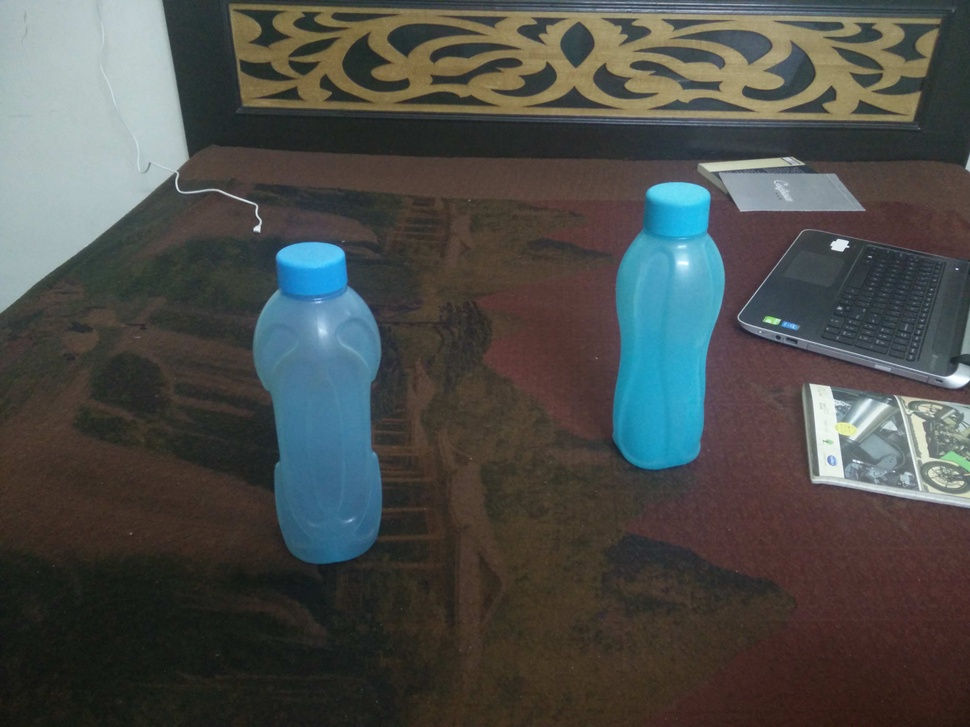
#> input picture images/acute.jpg, 970 x 727 px, shrunk from 4160 x 3120 before the run, given in place of the camera
$ python color_morpho_trimmed.py
#> lines starting #> are read from the running program, lines starting #| are printed output that depends on the picture; after the words box and inside, x2 and y2 are one past the last pixel; in counts of white or black regions, pixels touching at a corner belong together
# python color_morpho_trimmed.py

from imutils.video import VideoStream
import cv2
import numpy as np

camera = VideoStream(src=0).start()

while True:
	image = camera.read()
#> image is the input picture: shape (727, 970, 3); mean B, G, R 74.1, 76.8, 75.1
	frame_to_thresh = cv2.cvtColor(image, cv2.COLOR_BGR2HSV)
#> frame_to_thresh: shape (727, 970, 3); mean H, S, V 53.8, 70.2, 87.7

	thresh = cv2.inRange(frame_to_thresh, (100, 145, 80), (255, 255, 255)) # set min & max HSV values
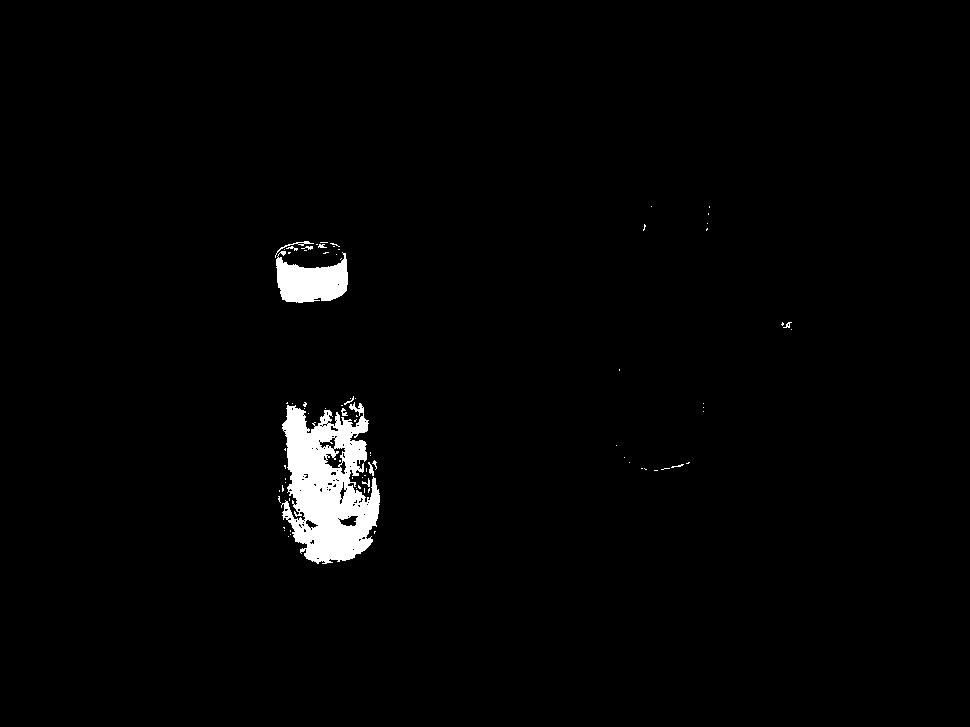
#> thresh: shape (727, 970); 1.9% white; 80 white regions (67 under 20 px), largest, box (x1, y1, x2, y2) and area: (281, 402, 380, 564) 10163, (276, 251, 348, 303) 2488, (275, 241, 314, 258) 76

	kernel = np.ones((5,5),np.uint8)
	mask = cv2.morphologyEx(thresh, cv2.MORPH_OPEN, kernel)
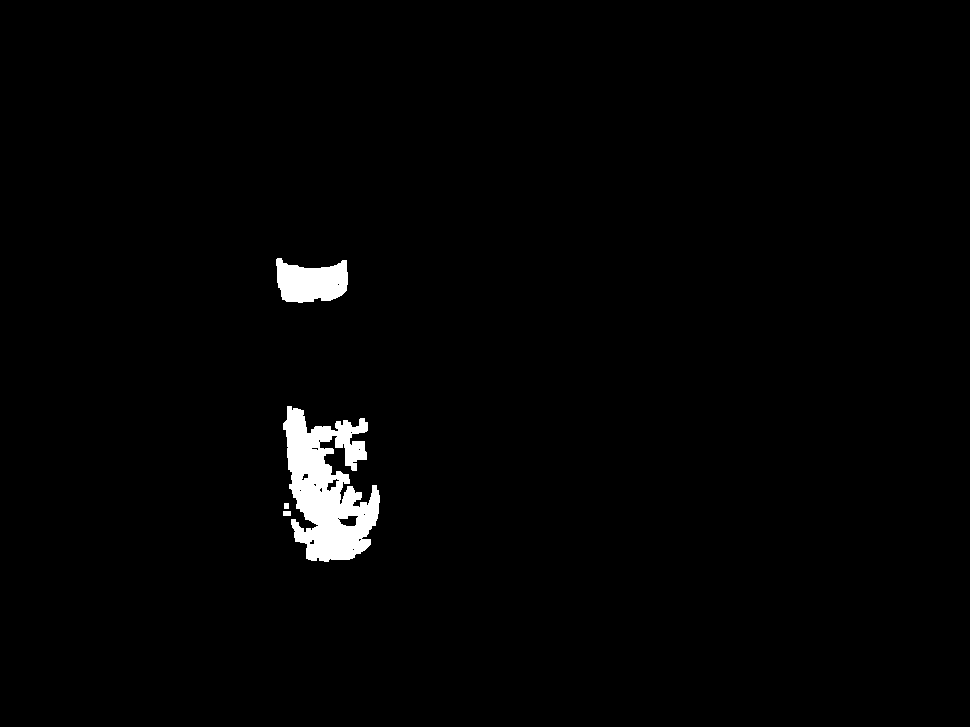
#> mask: shape (727, 970); 1.6% white; 4 white regions, box (x1, y1, x2, y2) and area: (283, 406, 380, 562) 8926, (276, 258, 348, 303) 2422, (283, 511, 291, 516) 40, (284, 503, 289, 509) 30
	mask = cv2.morphologyEx(mask, cv2.MORPH_CLOSE, kernel)
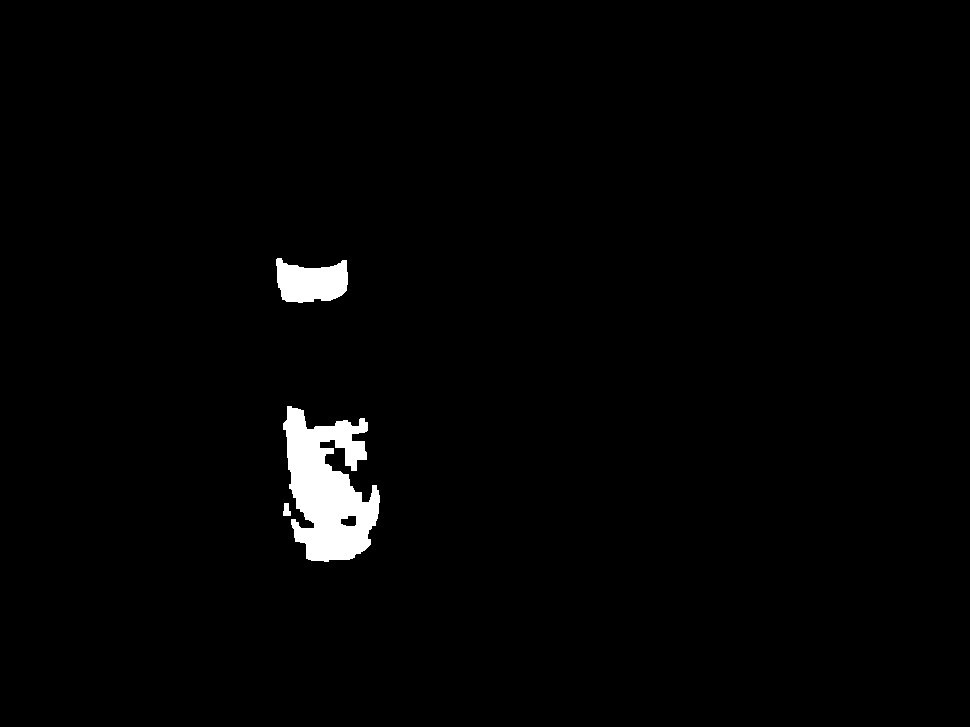
#> mask: shape (727, 970); 1.7% white; 3 white regions

	cnts = cv2.findContours(mask.copy(), cv2.RETR_EXTERNAL,cv2.CHAIN_APPROX_SIMPLE)[-2]
#> cnts = 3 contours; box (x1, y1, x2, y2) and area: (283, 406, 380, 562) 9091, (276, 258, 348, 303) 2319, (283, 503, 291, 516) 61

	if len(cnts) > 0:

		c = max(cnts, key=cv2.contourArea)
#> c = contour of 224 points, box (x1, y1, x2, y2) (283, 406, 380, 562), area 9091
		((x, y), radius) = cv2.minEnclosingCircle(c)
#> x = 319.5; y = 482; radius = 82.66
		M = cv2.moments(c)
#> M = moments, m00 9091, centre m10/m00, m01/m00 = (328, 489.6)
		center = (int(M["m10"] / M["m00"]), int(M["m01"] / M["m00"]))
#> center = (328, 489)

		if radius > 10:
			cv2.circle(image, (int(x), int(y)), int(radius),(0, 255, 255), 2)
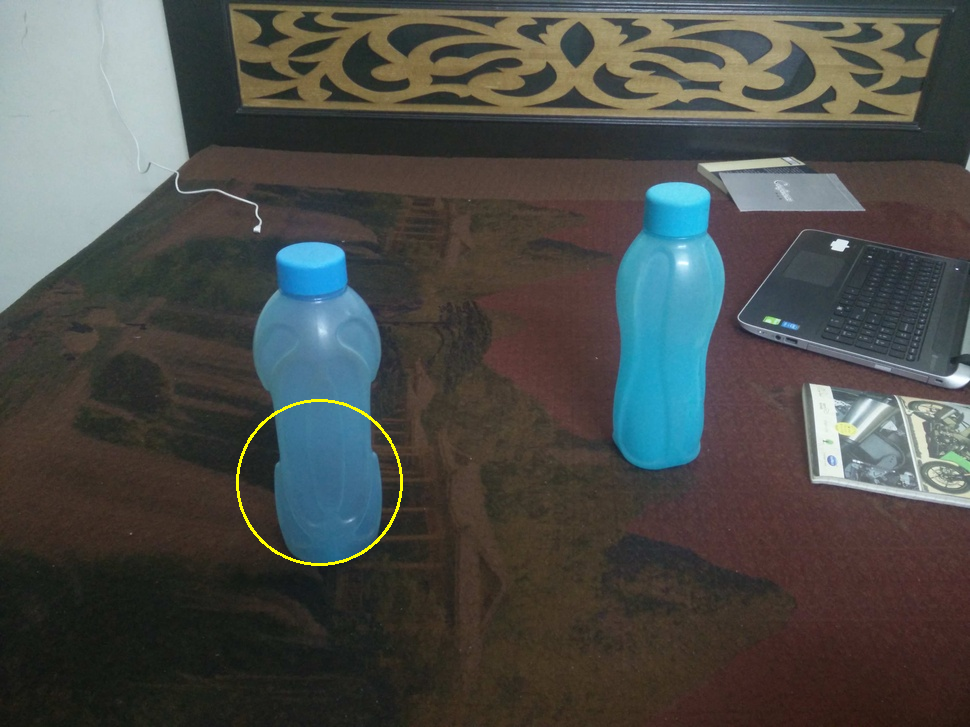
#> image: shape (727, 970, 3); 0.22% of pixels changed, all inside (x1, y1, x2, y2) = (236, 399, 403, 566)
			cv2.circle(image, center, 3, (0, 0, 255), -1)
#> image: shape (727, 970, 3); under 0.01% of pixels changed, all inside (x1, y1, x2, y2) = (325, 486, 332, 493)
			cv2.putText(image,"centroid", (center[0]+10,center[1]), cv2.FONT_HERSHEY_SIMPLEX, 0.4,(0, 0, 255),1)
#> image: shape (727, 970, 3); mean B, G, R 73.9, 77.3, 75.6
			cv2.putText(image,"("+str(center[0])+","+str(center[1])+")", (center[0]+10,center[1]+15), cv2.FONT_HERSHEY_SIMPLEX, 0.4,(0, 0, 255),1)
#> image: shape (727, 970, 3); mean B, G, R 73.9, 77.2, 75.6

		cv2.imshow("Original", image)
		cv2.imshow("Thresh", thresh)

		if cv2.waitKey(1) & 0xFF is ord('q'):
#> (key q is pressed here)
			break

cv2.destroyAllWindows()
camera.stop()

$ run again, on images/negative.jpg
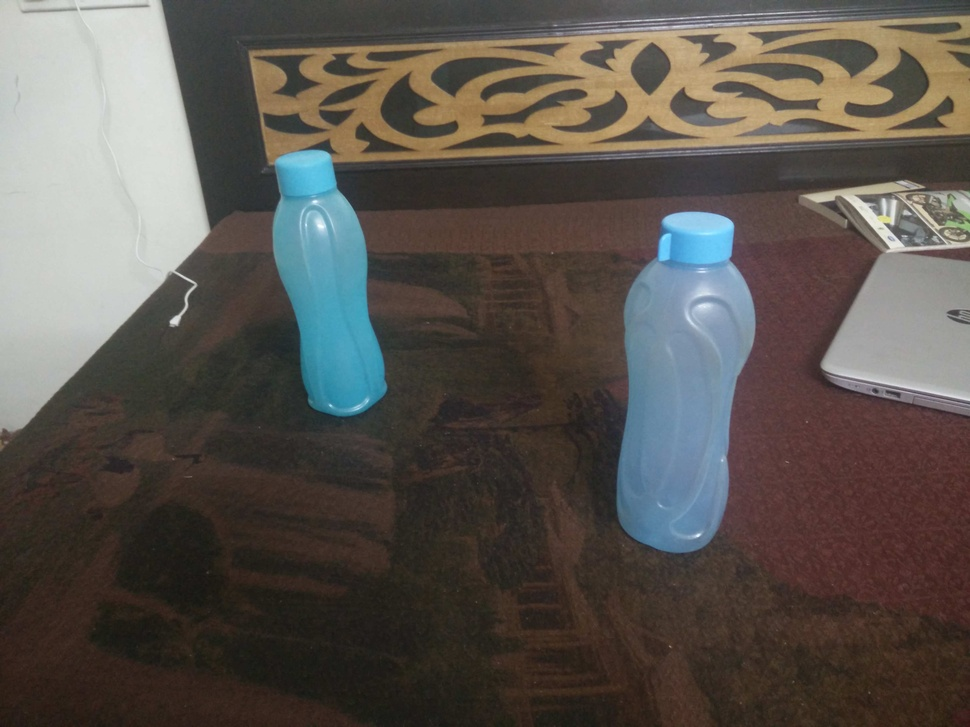
#> input picture images/negative.jpg, 970 x 727 px, shrunk from 4160 x 3120 before the run, given in place of the camera
#> image is the input picture: shape (727, 970, 3); mean B, G, R 79.3, 84.9, 90.4
#> frame_to_thresh: shape (727, 970, 3); mean H, S, V 36.2, 67.6, 96.9
#> `thresh = cv2.inRange(frame_to_thresh, (100, 145, 80), (255, 255, 255))`:
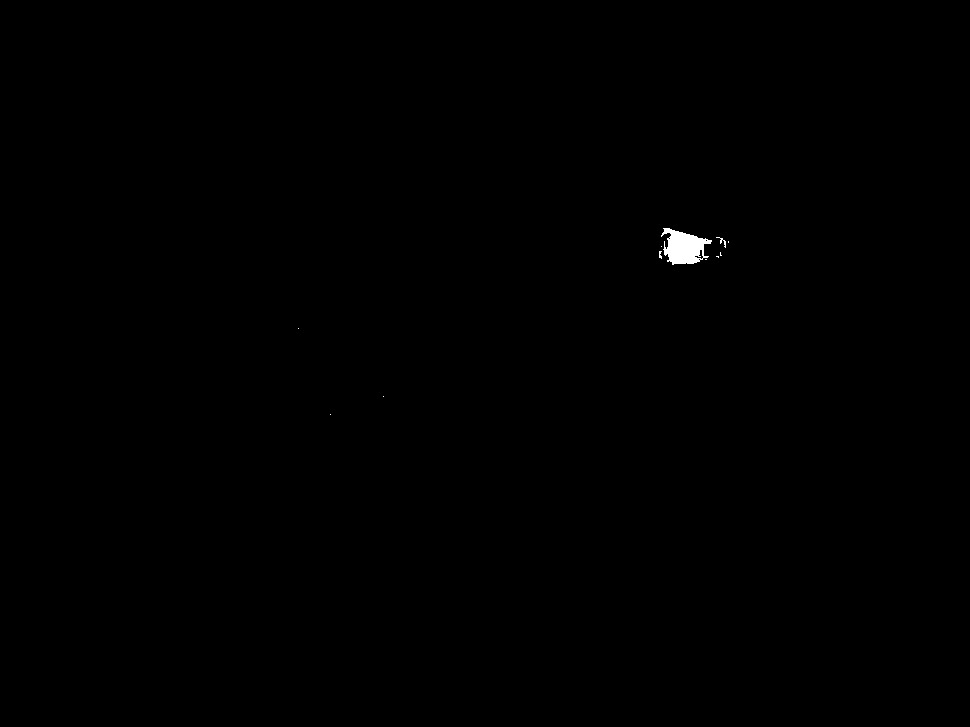
#> thresh: shape (727, 970); 0.17% white; 11 white regions (9 under 20 px), largest, box (x1, y1, x2, y2) and area: (661, 228, 712, 265) 1139, (716, 237, 726, 248) 30
#> cnts = 1 contour; box (x1, y1, x2, y2) and area: (664, 228, 706, 264) 962
#> c = contour of 53 points, box (x1, y1, x2, y2) (664, 228, 706, 264), area 962
#> x = 681.9; y = 243.2; radius = 23.49
#> M = moments, m00 962, centre m10/m00, m01/m00 = (683.2, 247.2)
#> center = (683, 247)
#> `cv2.circle(image, (int(x), int(y)), int(radius),(0, 255, 255), 2)`:
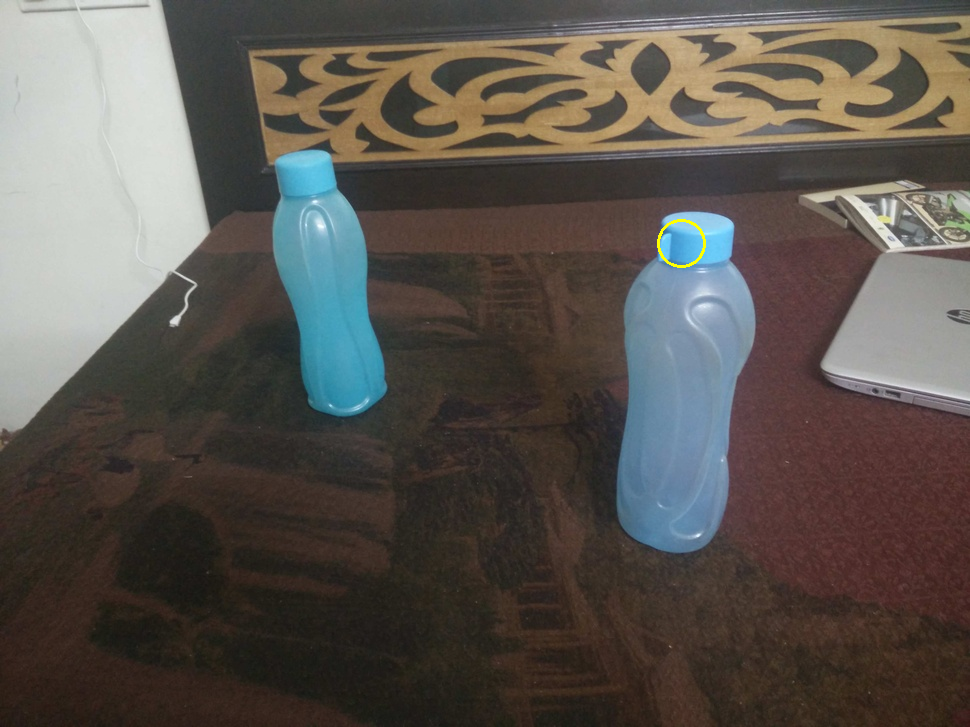
#> image: shape (727, 970, 3); 0.06% of pixels changed, all inside (x1, y1, x2, y2) = (657, 219, 706, 268)

$ run again, on images/obtuse.jpg
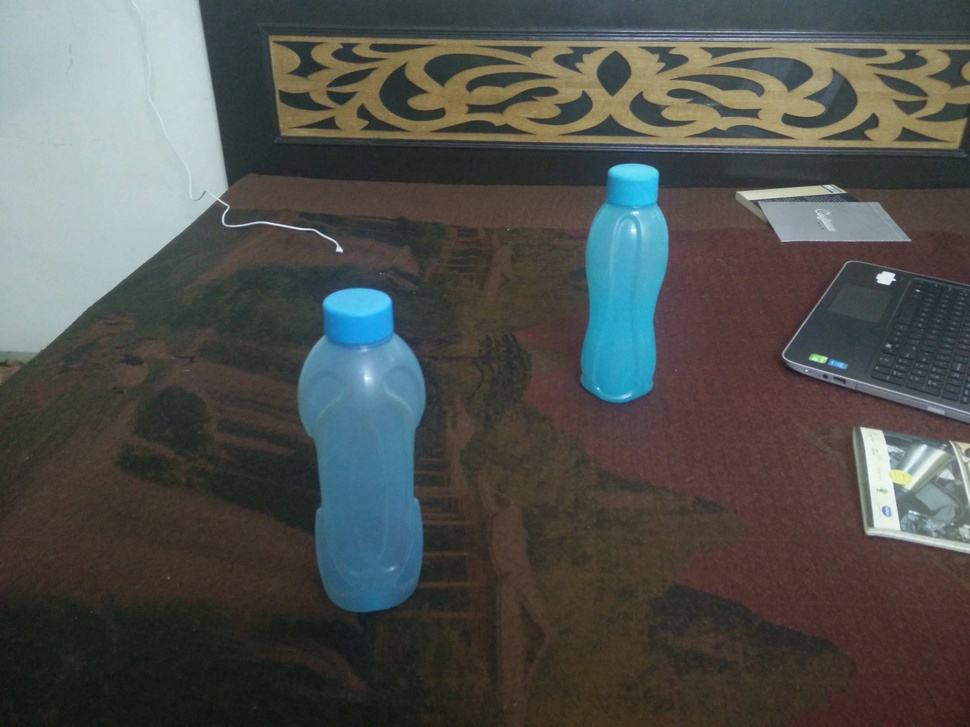
#> input picture images/obtuse.jpg, 970 x 727 px, shrunk from 4160 x 3120 before the run, given in place of the camera
#> image is the input picture: shape (727, 970, 3); mean B, G, R 78.7, 81.8, 80.5
#> frame_to_thresh: shape (727, 970, 3); mean H, S, V 53.7, 66.5, 92.2
#> `thresh = cv2.inRange(frame_to_thresh, (100, 145, 80), (255, 255, 255))`:
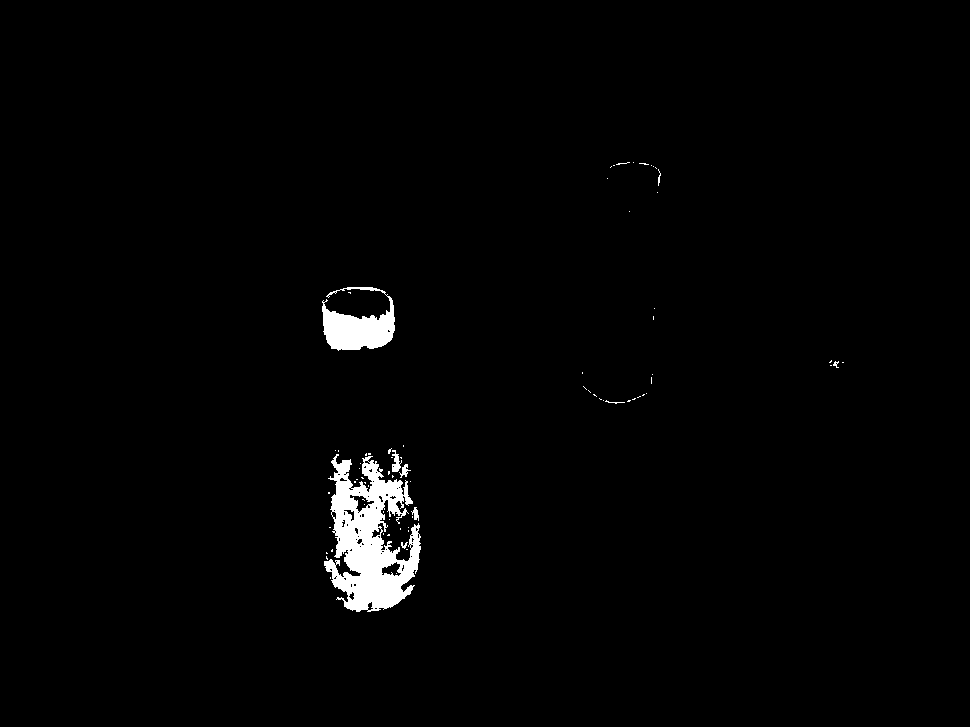
#> thresh: shape (727, 970); 1.6% white; 75 white regions (66 under 20 px), largest, box (x1, y1, x2, y2) and area: (324, 454, 421, 612) 8339, (322, 287, 395, 351) 2523, (392, 450, 402, 472) 123
#> cnts = 3 contours; box (x1, y1, x2, y2) and area: (324, 460, 420, 611) 7688, (323, 309, 395, 350) 2186, (392, 464, 400, 472) 40
#> c = contour of 247 points, box (x1, y1, x2, y2) (324, 460, 420, 611), area 7688
#> x = 365.7; y = 533.4; radius = 77.17
#> M = moments, m00 7688.5, centre m10/m00, m01/m00 = (368.6, 542.4)
#> center = (368, 542)
#> `cv2.circle(image, (int(x), int(y)), int(radius),(0, 255, 255), 2)`:
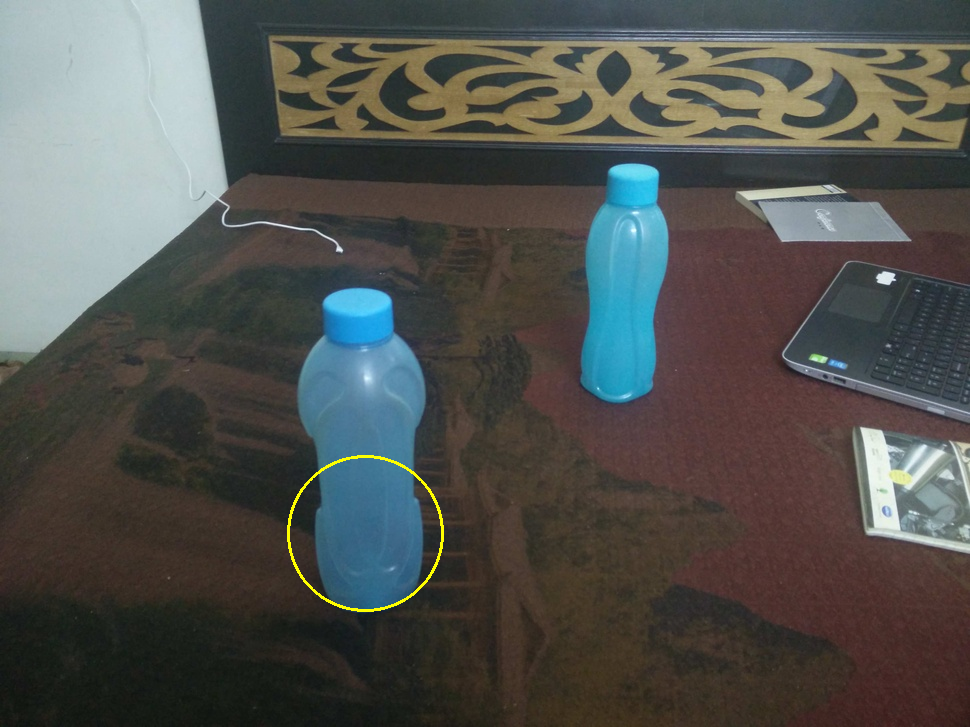
#> image: shape (727, 970, 3); 0.2% of pixels changed, all inside (x1, y1, x2, y2) = (287, 455, 444, 612)
